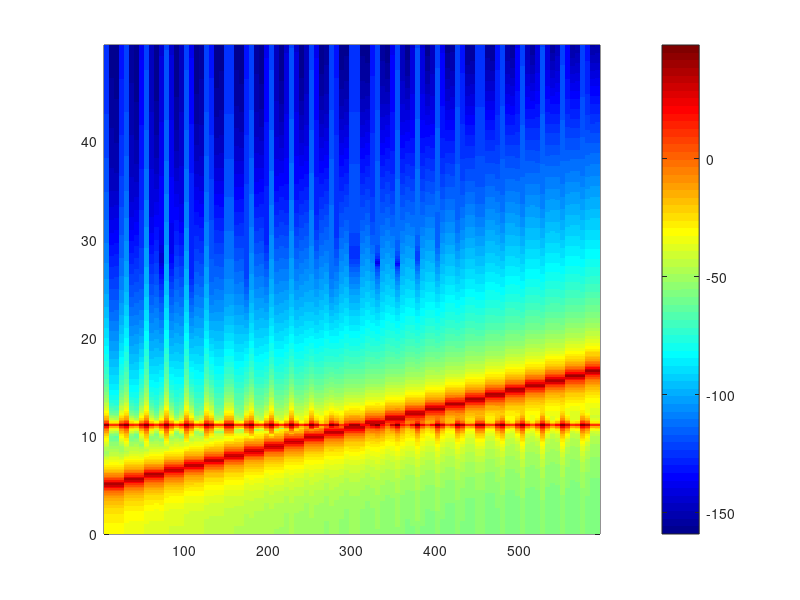
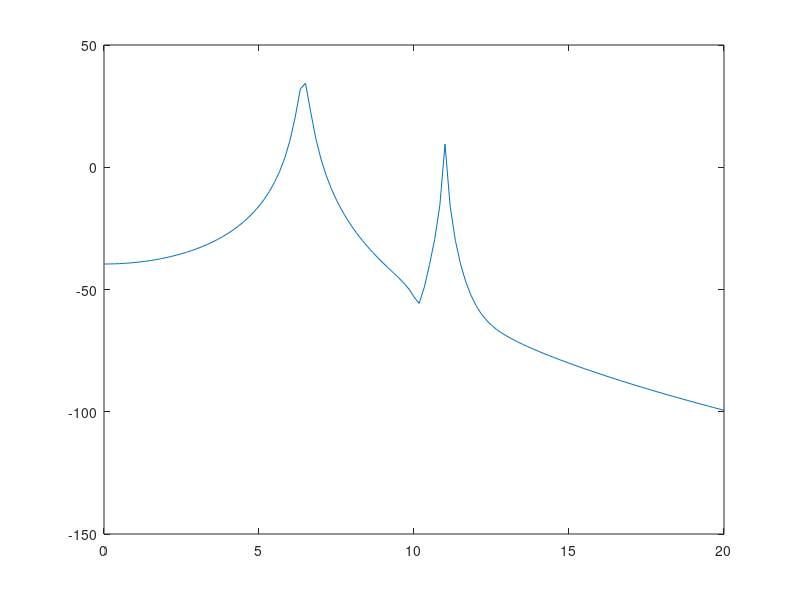

Here is the MATLAB script that generated these plots, in order:
T = 600; % s
f0 = 0.02; % Hz
f1 = 5; %Hz;
f2 = 11; %Hz
Fs = 110; %Hz
t = 0:(T/(Fs*600-1)):T;
%%
b = conv(conv(conv([1 -0.99*exp(1j*2*(pi)/10)],[1 -0.99*exp(-1j*2*(pi)/10)]),conv([1 -0.99*exp(1j*2*(pi)/10)],[1 -0.99*exp(-1j*2*(pi)/10)])),conv([1 -0.999*exp(1j*2*(pi)/10)],[1 -0.999*exp(-1j*2*(pi)/10)]));
sigma_b =(5*10^-4);
[Hb,Freq] = freqz(1,b,330,Fs);
% figure, plot(Freq, 20*log10(abs(Hb)));
var_b = cos(2*pi*f0*t).^8;
PSDb = [];
for n = 1:100
    PSDb = [PSDb, (sigma_b*(mean(var_b((n-1)*660+1:n*660))+0.1).^2)*(Hb)];
end
%%
f2d = f1-12/25;
a = conv(conv(conv([1 -0.99*exp(1j*(2*pi)*f2d/110)],[1 -0.99*exp(-1j*2*(pi)*f2d/110)]),conv([1 -0.99*exp(1j*2*(pi)*f2d/110)],[1 -0.99*exp(-1j*2*(pi)*f2d/110)])),conv([1 -0.99*exp(1j*2*(pi)*f2d/110)],[1 -0.99*exp(-1j*2*(pi)*f2d/110)]));
c = conv(conv([1 1],[1 1]),conv([1 1],[1 1]));
sigma_a = 1*10^-5;
PSDa = [];
for k = 1:25
    f2d = f2d+12/25;
    a = conv(conv(conv([1 -0.99*exp(1j*(2*pi)*f2d/110)],[1 -0.99*exp(-1j*2*(pi)*f2d/110)]),conv([1 -0.99*exp(1j*2*(pi)*f2d/110)],[1 -0.99*exp(-1j*2*(pi)*f2d/110)])),conv([1 -0.99*exp(1j*2*(pi)*f2d/110)],[1 -0.99*exp(-1j*2*(pi)*f2d/110)]));
    [Ha,Freq] = freqz(c,a,330,Fs);
    PSDa = [PSDa, (1.17)^(k-1)*(sigma_a*(Ha)),(1.17)^(k-1)*(sigma_a*(Ha)),(1.17)^(k-1)*(sigma_a*(Ha)),(1.17)^(k-1)*(sigma_a*(Ha))];
end

%% 
% fig = 20*log10(abs(PSDb));
% figure, pcolor((1:100)',Freq(1:300),fig(1:300,1:100));
% shading flat;
% colormap('jet');
% colorbar;
% 
% fig = 20*log10(abs(PSDa));
% figure, pcolor((1:100)',Freq(1:300),fig(1:300,1:100));
% shading flat;
% colormap('jet');
% colorbar;

fig = 20*log10(abs(PSDa+PSDb)/sqrt(Fs));
figure, pcolor(((0:99)'+0.5)*6,Freq(1:300),fig(1:300,1:100));
shading flat;
colormap('jet');
colorbar;
%%
figure, plot(Freq(1:150),fig(1:150,15))
xlim([0 20])